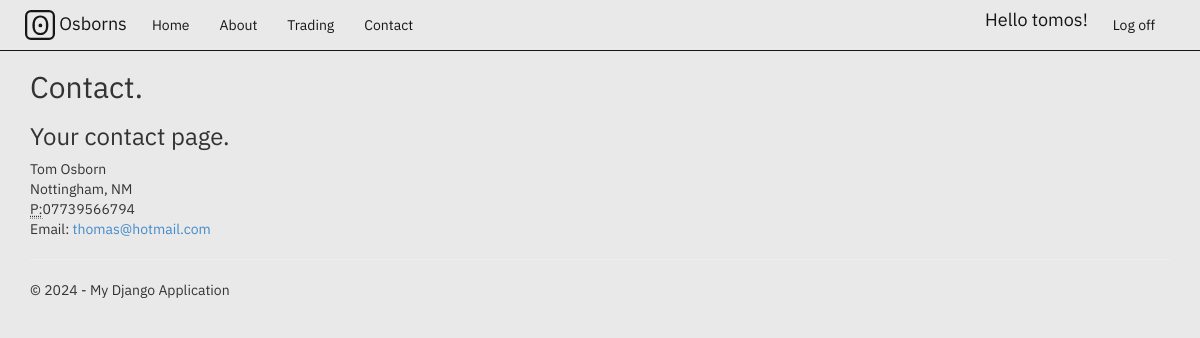
The page /contact/ (signed in) on the database its author committed.
### app/models.py (models this page shows, shortened)
class Contact(models.Model):
   name = models.CharField(max_length=50)
   city = models.CharField(max_length=50)
   state = models.CharField(max_length=2)
   create_date = models.DateTimeField()
   phone_number = models.CharField(max_length=20)
   email = models.CharField(max_length=20)

### app/views.py (the view)
# urls.py: path('contact/', views.contact, name='contact'),
def contact(request):
    assert isinstance(request, HttpRequest)
    contact_list = Contact.objects.order_by('name')
    return render(
        request,
        'app/contact.html',
        {
            'title':'Contact',
            'message':'Your contact page.',
            'year':datetime.now().year,
            'contact_list': contact_list, # Embed data into the HttpResponse object
        }
    )

### app/templates/app/contact.html
{% extends "app/layout.html" %}
{% block content %}
<h2>{{ title }}.</h2>
<h3>{{ message }}</h3>
   {% if contact_list %}
      {% for contact in contact_list %}
<address>
    {{contact.name}}<br />
    {{contact.city}}, {{contact.state}}<br />
    <abbr title="Phone">P:</abbr>{{contact.phone_number}} <br />
    Email: <a href="mailto:{{contact.email}}">{{contact.email}}</a>
</address>
      {% endfor %}
   {% else %}
<p>No contacts are available.</p>
   {% endif %}
{% endblock %}

### app/templates/app/loginpartial.html (shortened to what this page needs)
{% if user.is_authenticated %}
<form id="logoutForm" action="/logout/" method="post" class="navbar-right">
    <ul class="nav navbar-nav navbar-right">
        <li><span class="navbar-brand">Hello {{ user.username }}!</span></li>
        <li><a href="javascript:document.getElementById('logoutForm').submit()">Log off</a></li>
    </ul>
</form>
{% else %}
<ul class="nav navbar-nav navbar-right">
    <li><a href="{% url 'login' %}">Log in</a></li>
</ul>
{% endif %}

### app/static/app/content/site.css (style rules this page uses)
body { padding-top: 50px; padding-bottom: 20px; background-color: rgba(233, 233, 233, 1.0); font-family: 'IBM Plex Sans', Helvetica, Arial, sans-serif; font-size: 14px; line-height: 1.428571429; color: rgba(51, 51, 51, 1.0); }

### rows shown on the page
Contact: name "Tom Osborn", city "Nottingham", state "NM", phone_number "07739566794", email "thomas@hotmail.com"

### other values the page prints
{{ user.username }} "tomos"
{{ title }} "Contact"
{{ message }} "Your contact page."
